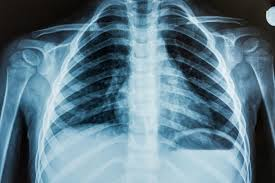
#> input picture Week 2/XRay_1.jpg, 275 x 183 px
$ jupyter execute --allow-errors week2.ipynb   (shell and % lines are left out)
#> lines starting #> are read from the running program, lines starting #| are printed output that depends on the picture
[cell 1]
import cv2
import numpy as np
import matplotlib.pyplot as plt

[cell 2]
img1 = cv2.imread('XRay_1.jpg')
#> img1 is the input picture: shape (183, 275, 3); mean B, G, R 138.7, 124.3, 95.8
img2 = cv2.imread('Xray_2.jpg')

[cell 3]
print(img1.shape)
#| (183, 275, 3)
#> (the rest of this cell did not finish here and is left out)

[cell 4]
img1_rgb = cv2.cvtColor(img1, cv2.COLOR_BGR2RGB)
#> (the rest of this cell did not finish here and is left out)

[cell 5]
gray1 = cv2.cvtColor(img1, cv2.COLOR_BGR2GRAY)
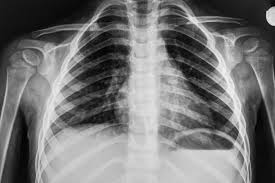
#> gray1: shape (183, 275); min 0, max 249, mean 117.4
#> (the rest of this cell did not finish here and is left out)

[cell 6]
plt.figure(figsize=(10,4))

plt.subplot(1,2,1)
plt.hist(gray1.ravel(), bins=256, range=[0,256])
plt.title("Histogram - Image 1")

plt.subplot(1,2,2)
#> (the rest of this cell did not finish here and is left out)

[cell 7]
resized1 = cv2.resize(img1, (300,300))
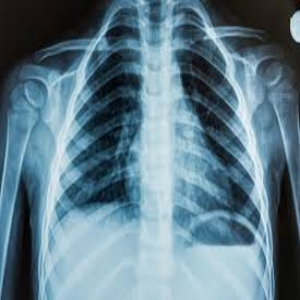
#> resized1: shape (300, 300, 3); mean B, G, R 138.6, 124.2, 95.7
#> (the rest of this cell did not finish here and is left out)

[cell 8]
edges1 = cv2.Canny(gray1, 100, 200)
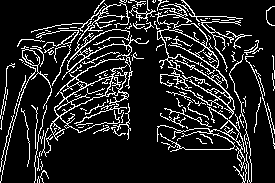
#> edges1: shape (183, 275); 13.8% white in thin lines or dots
#> (the rest of this cell did not finish here and is left out)

[cell 9]
noise = np.random.normal(0, 25, gray1.shape)

noisy_img = gray1 + noise
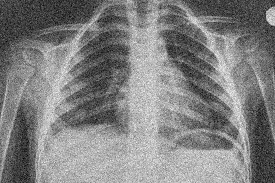
#> noisy_img: shape (183, 275) float64; min -76.54, max 306.6, mean 117.3; drawn with min black and max white

noisy_img = np.clip(noisy_img, 0, 255).astype(np.uint8)
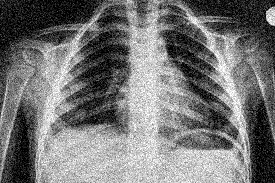
#> noisy_img: shape (183, 275); min 0, max 255, mean 117.4

plt.imshow(noisy_img, cmap='gray')
plt.title("Noisy Image")
plt.show()

[cell 10]
filtered_img = cv2.GaussianBlur(noisy_img, (5,5), 0)
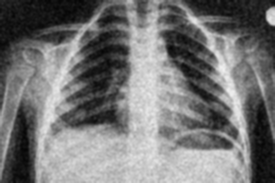
#> filtered_img: shape (183, 275); min 5, max 240, mean 117.4

plt.figure(figsize=(10,5))

plt.subplot(1,2,1)
plt.imshow(noisy_img, cmap='gray')
plt.title("Noisy Image")

plt.subplot(1,2,2)
plt.imshow(filtered_img, cmap='gray')
plt.title("After Gaussian Filter")

plt.show()
